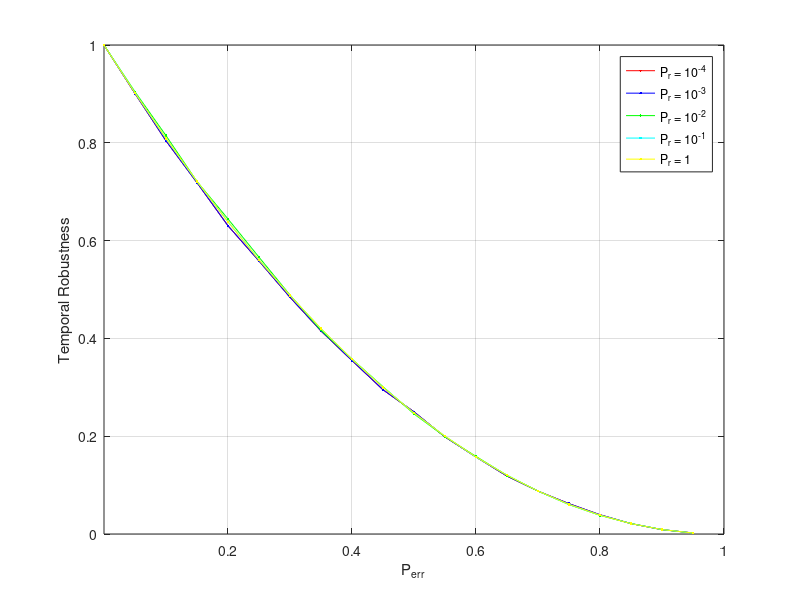

Here is the MATLAB script that generated this plot:
%  read labels and x-y data
load ErdosRenyiTemporalAttack_Closenness_1000_0001.dat;     %  read data into the my_xy matrix
Prob = ErdosRenyiTemporalAttack_Closenness_1000_0001(:,2);     %  copy first column of my_xy into x
Err1 = ErdosRenyiTemporalAttack_Closenness_1000_0001(:,3);     %  and second column into y

load ErdosRenyiTemporalAttack_Closenness_1000_0010.dat;     %  read data into the my_xy matrix
Err2 = ErdosRenyiTemporalAttack_Closenness_1000_0010(:,3);     %  and second column into y

load ErdosRenyiTemporalAttack_Closenness_1000_0100.dat;     %  read data into the my_xy matrix
Err3 = ErdosRenyiTemporalAttack_Closenness_1000_0100(:,3);     %  and second column into y

load ErdosRenyiTemporalAttack_Closenness_1000_1000.dat;     %  read data into the my_xy matrix
Err4 = ErdosRenyiTemporalAttack_Closenness_1000_1000(:,3);     %  and second column into y

load ErdosRenyiTemporalAttack_Closenness_1001_0000.dat;     %  read data into the my_xy matrix
Err5 = ErdosRenyiTemporalAttack_Closenness_1001_0000(:,3);     %  and second column into y


plot(Prob,Err1,'r.-',Prob,Err2,'b.-',Prob,Err3,'g.-',Prob,Err4,'c.-',Prob,Err5,'y.-');
xlabel('P_{err}');           % add axis labels and plot title
ylabel('Temporal Robustness');
axis([0.000075 1.000 0.0 1.000],[0.000075 1.000 0.0 1.000]);
%set(gca,'XGrid','on','YGrid','on');
%set(gca,'gridlinestyle','--')
grid on;
legend('P_{r} = 10^{-4}','P_{r} = 10^{-3}','P_{r} = 10^{-2}','P_{r} = 10^{-1}','P_{r} = 1');

%title('Mean monthly precipitation at Portland International Airport');
%plot(Prob,EffSim,'bx-',Prob,EffTheor,'ro-');     %  plot precip vs. month with circles
